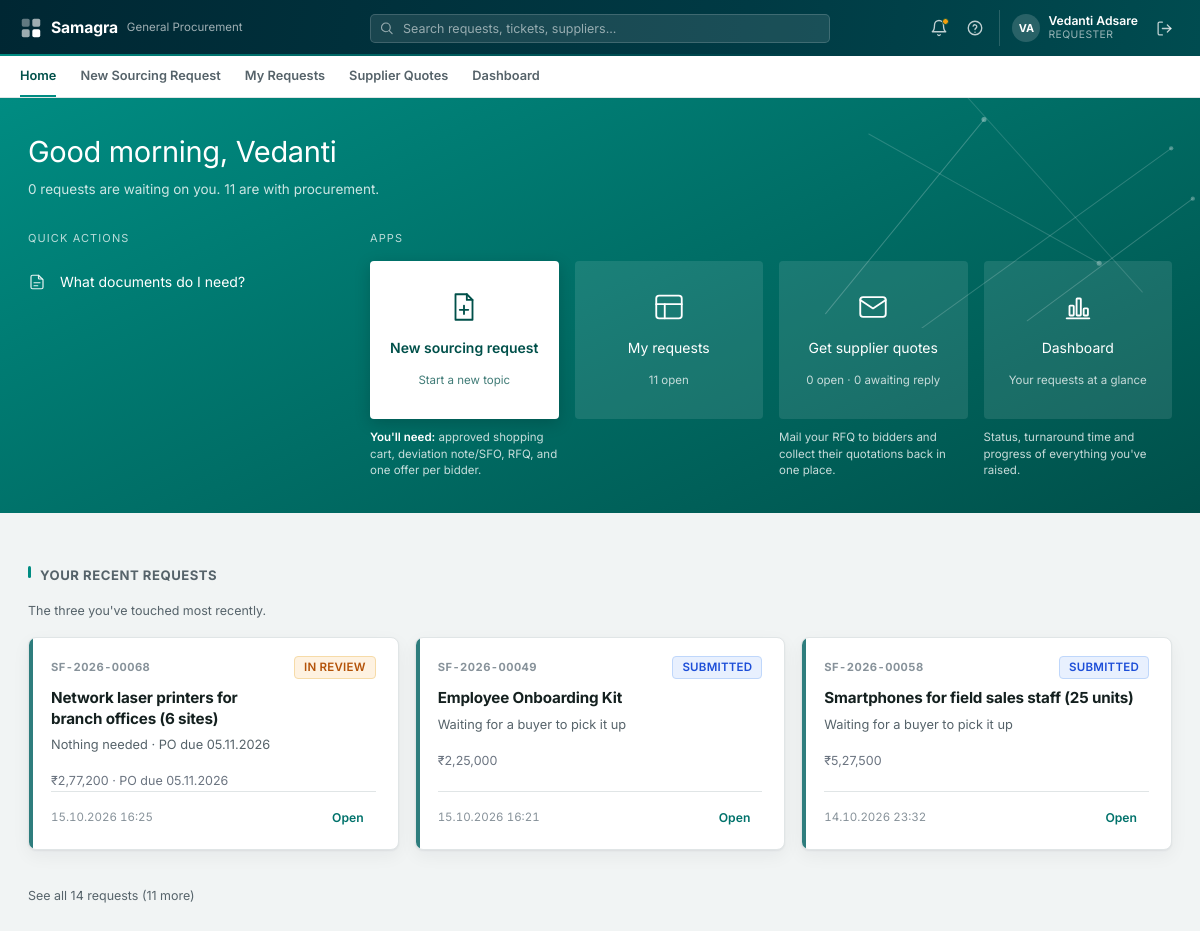
The app's page /home (signed in) with its own data.
### tables this page shows
CREATE TABLE users (
    email           TEXT PRIMARY KEY,
    name            TEXT NOT NULL,
    salt            TEXT NOT NULL,
    password_hash   TEXT NOT NULL,
    created_at      TIMESTAMP NOT NULL
);

CREATE TABLE cases (
    id                          INTEGER PRIMARY KEY AUTOINCREMENT,
    ticket_no                   TEXT UNIQUE,
    sc_number                   TEXT NOT NULL UNIQUE,
    topic_title                 TEXT NOT NULL,
    description                 TEXT,
    requestor_name              TEXT NOT NULL,
    requestor_email             TEXT NOT NULL,
    requestor_contact           TEXT,
    is_on_behalf                INTEGER DEFAULT 0,
    submitted_by_name           TEXT,
    submitted_by_email          TEXT,
    requesting_dept             TEXT NOT NULL,
    requisitioning_bu           TEXT,
    expense_commodity           TEXT,
    delivery_location           TEXT,
    topic_value_inr             REAL NOT NULL,
    currency                    TEXT,
    tax_basis                   TEXT,
    fc_valid_till               DATE,
    date_required_by            DATE,
    submitted_at                TIMESTAMP NOT NULL,
    status                      TEXT NOT NULL,
    assigned_buyer              TEXT,
    final_corrected_docs_date   DATE,
    defined_tat                 INTEGER,
    expected_po_closure         DATE,
    case_folder                 TEXT NOT NULL,
    parse_status                TEXT,
    remarks_for_user            TEXT,
    remarks_for_buyer           TEXT,
    in_scope                    INTEGER DEFAULT 1
, cost_center TEXT, employee_code TEXT, user_id TEXT, sourcing_type TEXT DEFAULT 'Product', fx_rate REAL DEFAULT 1.0, topic_value_foreign REAL, delivery_from_date DATE, delivery_to_date DATE, mrm_conducted TEXT, mrm_reason TEXT, po_number TEXT, delivery_building TEXT, mrm_relevant TEXT, offer_analysis TEXT, offer_analysis_at TIMESTAMP, source TEXT DEFAULT 'portal', external_case_id TEXT, category TEXT, est_value REAL, est_currency TEXT, rfq_deadline DATE, external_status TEXT, sourcing_basis TEXT DEFAULT 'One-time sourcing', value_eur REAL, offer_comparison TEXT, brief TEXT, brief_at TIMESTAMP, brief_key TEXT, market_benchmark TEXT, market_benchmark_at TIMESTAMP, infosec_answers TEXT, infosec_required INTEGER);

CREATE TABLE audit_trail (
    id            INTEGER PRIMARY KEY AUTOINCREMENT,
    case_id       INTEGER NOT NULL REFERENCES cases(id),
    actor         TEXT NOT NULL,
    action        TEXT NOT NULL,
    detail        TEXT,
    created_at    TIMESTAMP NOT NULL
, visibility TEXT DEFAULT 'internal');

### main.py (the view)
@app.get("/home", response_class=HTMLResponse)
async def home(request: Request, user=Depends(require_login)):
    from datetime import datetime
    if user.get("is_admin"):
        return RedirectResponse(url="/dashboard", status_code=303)
    if user["role"] == "buyer":
        from routers.buyer_routes import buyer_home_context
        context = buyer_home_context(user)
        template = "buyer/home.html"
    else:
        from routers.requester_routes import requester_home_context
        context = requester_home_context(user)
        template = "requester/home.html"
    context.update({"user": user, "nav_page": "home", "now_hour": datetime.now().hour})
    return templates.TemplateResponse(request, template, context)

### templates/requester/home.html (shortened to what this page needs)
{% extends "base.html" %}
{% block hero %}
<div class="sf-hero-band sf-home-hero">
    <div class="sf-hero-inner">
        <h1 class="sf-home-greeting">Good {{ "morning" if now_hour < 12 else ("afternoon" if now_hour < 17 else "evening") }}, {{ user.name.split(" ")[0] }}</h1>
        {% if cases_count == 0 %}
        <p class="sf-home-subtitle">Nothing here yet — send your first sourcing topic to Procurement.</p>
        {% else %}
        <p class="sf-home-subtitle">{{ waiting_on_you }} request{{ "s" if waiting_on_you != 1 }} {{ "is" if waiting_on_you == 1 else "are" }} waiting on you. {{ with_procurement }} {{ "is" if with_procurement == 1 else "are" }} with procurement.</p>
        {% endif %}
        <div class="sf-home-cols">
            <div>
                <div class="sf-home-eyebrow">Quick actions</div>
                <div class="sf-home-quick">
                    <a href="mailto:procurement.intake.demo@outlook.com?subject=What documents do I need?">
                        What documents do I need?
                    </a>
                </div>
            </div>
            <div>
                <div class="sf-home-eyebrow">Apps</div>
                <div class="sf-home-tiles">
                    <div class="sf-home-tilecol">
                        <a class="sf-home-tile sf-home-tile--primary" href="/requests/new">
                            <svg width="34" height="34" viewBox="0 0 24 24" fill="none" stroke="currentColor" stroke-width="1.3" stroke-linecap="round" stroke-linejoin="round"><path d="M6 3h8l4 4v14H6z"></path><path d="M14 3v4h4"></path><path d="M12 11v6M9 14h6"></path></svg>
                            <span class="sf-home-tile__title">New sourcing request</span>
                            <span class="sf-home-tile__sub">Start a new topic</span>
                        </a>
                        <div class="sf-home-tilehint"><b>You'll need:</b> approved shopping cart, deviation note/SFO, RFQ, and one offer per bidder.</div>
                    </div>
                    <div class="sf-home-tilecol">
                        <a class="sf-home-tile" href="/requests">
                            <svg width="34" height="34" viewBox="0 0 24 24" fill="none" stroke="#fff" stroke-width="1.3" stroke-linecap="round" stroke-linejoin="round"><rect x="3" y="4" width="18" height="16" rx="2"></rect><line x1="3" y1="10" x2="21" y2="10"></line><line x1="9" y1="10" x2="9" y2="20"></line></svg>
                            <span class="sf-home-tile__title">My requests</span>
                            <span class="sf-home-tile__sub">{{ open_count }} open</span>
                        </a>
                    </div>
                    <div class="sf-home-tilecol">
                        <a class="sf-home-tile" href="/supplier-rfq">
                            <svg width="34" height="34" viewBox="0 0 24 24" fill="none" stroke="#fff" stroke-width="1.3" stroke-linecap="round" stroke-linejoin="round"><path d="M3 7l9 6 9-6"></path><rect x="3" y="5" width="18" height="14" rx="2"></rect></svg>
                            <span class="sf-home-tile__title">Get supplier quotes</span>
                            <span class="sf-home-tile__sub">{{ open_rfq_count }} open · {{ rfq_awaiting }} awaiting reply</span>
                        </a>
                        <div class="sf-home-tilehint">Mail your RFQ to bidders and collect their quotations back in one place.</div>
                    </div>
                    <div class="sf-home-tilecol">
                        <a class="sf-home-tile" href="/dashboard">
                            <span class="sf-home-tile__title">Dashboard</span>
                            <span class="sf-home-tile__sub">Your requests at a glance</span>
                        </a>
                        <div class="sf-home-tilehint">Status, turnaround time and progress of everything you've raised.</div>
                    </div>
                </div>
            </div>
        </div>
    </div>
</div>
{% endblock %}
{% block content %}
{% if cases_count > 0 %}
{% if recent_requests %}
<h2 class="sf-section-header" style="margin-top:32px;">Your recent requests</h2>
<p class="sf-caption" style="margin:-6px 0 16px;">The three you've touched most recently.</p>
<div class="sf-home-attn__row">
    {% for c in recent_requests %}
    <div class="sf-card sf-home-attn-card sf-home-attn-card--{{ 'done' if c.closed_on else ('waiting' if c.status == 'ENQUIRED' else 'calm') }}"
         data-href="/requests/{{ c.id }}" tabindex="0">
        <div class="sf-home-attn-card__top">
            <span class="sf-home-attn-card__ref">{{ c.ticket_no }}</span>
            {{ c.status | status_chip }}
        </div>
        <h3>{{ c.topic_title }}</h3>
        <p>{{ c.next_step }}</p>
        <div class="sf-home-card__meta">
            {{ c | money }}{% if c.closed_on %} · PO released {{ c.closed_on | date }}{% elif c.expected_po_closure %} · PO due {{ c.expected_po_closure | date }}{% endif %}
        </div>
        <div class="sf-home-attn-card__foot">
            <span class="sf-home-attn-card__when">{{ c.updated_at | timestamp }}</span>
            <a href="/requests/{{ c.id }}" class="sf-btn sf-btn--ghost sf-btn--sm">Open</a>
        </div>
    </div>
    {% endfor %}
</div>
{% endif %}
<a href="/requests" class="sf-caption" style="display:inline-block;margin-top:20px;">
    {% if more_requests %}See all {{ cases_count }} requests ({{ more_requests }} more){% else %}Show all my requests{% endif %}
</a>
{% endif %}
{% endblock %}

### templates/base.html (shortened to what this page needs)
<!doctype html>
<html lang="en">
<head>
    <link rel="stylesheet" href="{{ asset_url('/static/css/base.css') }}">
    <link rel="stylesheet" href="{{ asset_url('/static/css/header.css') }}">
    <link rel="stylesheet" href="{{ asset_url('/static/css/forms.css') }}">
    <link rel="stylesheet" href="{{ asset_url('/static/css/queue.css') }}">
    <link rel="stylesheet" href="{{ asset_url('/static/css/login.css') }}">
    <link rel="stylesheet" href="{{ asset_url('/static/css/detail-hero.css') }}">
    <link rel="stylesheet" href="{{ asset_url('/static/css/new-request-form.css') }}">
    <link rel="stylesheet" href="{{ asset_url('/static/css/requester-home.css') }}">
    <link rel="stylesheet" href="{{ asset_url('/static/css/login-split.css') }}">
    <link rel="stylesheet" href="{{ asset_url('/static/css/confirm-success.css') }}">
    <link rel="stylesheet" href="{{ asset_url('/static/css/my-requests.css') }}">
    <link rel="stylesheet" href="{{ asset_url('/static/css/buyer-queue-list.css') }}">
    <link rel="stylesheet" href="{{ asset_url('/static/css/case-status.css') }}">
</head>
<body class="{% block body_class %}{% endblock %}">
{% import "_macros/icons.html" as ic %}
{% import "_macros/notification_panel.html" as np %}
{% if user %}
<div class="sf-shell-header">
    <div class="sf-shell-header__row">
        <a class="sf-shell-brand" href="/home" title="Home">
            <span class="sf-shell-brand__name">Samagra</span>
            <span class="sf-shell-brand__dept">General Procurement</span>
        </a>
        {% if not user.is_admin %}
        <form class="sf-shell-search" method="get" action="{{ '/queue' if user.role == 'buyer' else '/requests' }}">
            <input type="text" name="q" placeholder="Search requests, tickets, suppliers..." value="{{ request.query_params.get('q', '') }}">
        </form>
        {% else %}
        <div class="sf-shell-search" style="visibility:hidden;"></div>
        {% endif %}
        <div class="sf-shell-actions">
            {{ np.render(notifications) }}
            <a class="sf-shell-icon-btn" href="mailto:procurement.intake.demo@outlook.com" title="Help &amp; support">{{ ic.icon("help-circle", 18) }}</a>
            <div class="sf-shell-user">
                <span class="sf-avatar">{{ user.name | initials }}</span>
                <div class="sf-shell-user__meta">
                    <span class="sf-shell-user__name">{{ user.name }}</span>
                    <span class="sf-shell-user__role">{{ "Procurement head" if user.is_admin else ("Buyer (GP)" if user.role == "buyer" else "Requester") }}</span>
                </div>
            </div>
            <form class="sf-logout-form" method="post" action="/logout">
                <button type="submit" class="sf-shell-icon-btn" title="Log out">{{ ic.icon("log-out", 17) }}</button>
            </form>
        </div>
    </div>
</div>
{% if not hide_nav_tabs %}
<div class="sf-shell-subnav">
    <div class="sf-shell-subnav__row">
        {% if user.role == "requester" %}
        <a class="sf-shell-subnav__link {{ 'active' if nav_page == 'home' else '' }}" href="/home">Home</a>
        <a class="sf-shell-subnav__link {{ 'active' if nav_page == 'new_request' else '' }}" href="/requests/new">New Sourcing Request</a>
        <a class="sf-shell-subnav__link {{ 'active' if nav_page == 'my_requests' else '' }}" href="/requests">My Requests</a>
        <a class="sf-shell-subnav__link {{ 'active' if nav_page == 'supplier_rfq' else '' }}" href="/supplier-rfq">Supplier Quotes</a>
        <a class="sf-shell-subnav__link {{ 'active' if nav_page == 'dashboard' else '' }}" href="/dashboard">Dashboard</a>
        {% endif %}
    </div>
</div>
{% endif %}
{% endif %}
{% block hero %}{% endblock %}
<main class="sf-content {% block content_width %}{% endblock %}">
    {% block content %}{% endblock %}
</main>
</body>
</html>

### static/css/base.css (style rules this page uses)
:root { --sf-teal: #008C82; --sf-teal-deep: #00504A; --sf-teal-ink: #00726B; --sf-teal-wash: #EAF4F3; --sf-primary: var(--sf-teal-deep); --sf-primary-hover: #003B37; --sf-shell-bg: #002733; --sf-accent: var(--sf-teal-ink); --sf-accent-hover: var(--sf-teal-deep); --sf-bg: #F1F4F4; --sf-surface: #FFFFFF; --sf-surface-alt: #F6F8F8; --sf-border: #E0E5E6; --sf-border-strong: #C3CBCC; --sf-text: #14201F; --sf-text-muted: #56636A; --sf-text-faint: #87929A; --sf-danger: #B42318; --sf-danger-bg: #FBEAEA; --sf-warning: #B45309; --sf-warning-bg: #FEF2E1; --sf-success: #15803D; --sf-success-bg: #E5F5EA; --sf-info: #1D4ED8; --sf-info-bg: #E8F0FE; --sf-radius: 5px; --sf-radius-lg: 8px; --sf-shadow-sm: 0 1px 2px rgba(0, 39, 51, .05); --sf-shadow: 0 1px 2px rgba(0, 39, 51, .05), 0 4px 14px rgba(0, 39, 51, .05); --sf-shadow-lg: 0 12px 34px rgba(0, 39, 51, .14); --sf-shell-header-h: 56px; --sf-shell-nav-h: 42px; --sf-font: "Inter", "Segoe UI", system-ui, -apple-system, Roboto, Helvetica, Arial, sans-serif; }
* { box-sizing: border-box; }
html, body { margin: 0; padding: 0; }
body { background: var(--sf-bg); color: var(--sf-text); font-family: var(--sf-font); font-size: 13.5px; line-height: 1.55; -webkit-font-smoothing: antialiased; -moz-osx-font-smoothing: grayscale; font-feature-settings: "cv05" 1, "cv11" 1; }
h1, h2, h3 { text-wrap: balance; letter-spacing: -0.011em; }
a { color: var(--sf-accent); text-decoration: none; transition: color .12s ease; }
.sf-content { max-width: 1320px; margin: 0 auto; padding: 20px 28px 48px; }
.sf-card { background: var(--sf-surface); border: 1px solid var(--sf-border); border-radius: var(--sf-radius-lg); box-shadow: var(--sf-shadow-sm); padding: 18px 22px; margin-bottom: 16px; }
.sf-section-header { position: relative; font-size: 0.82rem; font-weight: 700; letter-spacing: 0.04em; text-transform: uppercase; color: var(--sf-text-muted); padding: 0 0 8px 12px; margin: 26px 0 14px; }
.sf-section-header::before { content: ""; position: absolute; left: 0; top: 1px; width: 3px; height: 12px; border-radius: 2px; background: var(--sf-teal); }
.sf-section-header:first-child { margin-top: 0; }
.sf-btn { display: inline-flex; align-items: center; justify-content: center; gap: 6px; border: 1px solid transparent; border-radius: var(--sf-radius); padding: 8px 16px; font-size: 0.82rem; font-weight: 600; cursor: pointer; text-decoration: none; line-height: 1.3; font-family: inherit; white-space: nowrap; transition: background-color .14s ease, border-color .14s ease, box-shadow .14s ease, transform .08s ease; }
.sf-btn--ghost { background: transparent; color: var(--sf-accent); padding: 7px 10px; }
.sf-btn--sm { padding: 5px 11px; font-size: 0.76rem; }
.sf-caption { font-size: 0.78rem; color: var(--sf-text-muted); }
.sf-avatar { display: inline-flex; align-items: center; justify-content: center; width: 28px; height: 28px; border-radius: 50%; background: rgba(255, 255, 255, 0.16); color: #fff; font-weight: 700; font-size: 0.68rem; flex-shrink: 0; }

### static/css/detail-hero.css (style rules this page uses)
:root { --sf-hero-teal: #008C82; --sf-hero-teal-deep: #00504A; --sf-oracle-red: #C74634; --sf-card-shadow: 0 1px 2px rgba(15, 23, 42, .06), 0 6px 18px rgba(15, 23, 42, .05); }
.sf-hero-band { position: relative; min-height: 160px; display: flex; flex-direction: column; justify-content: center; background: linear-gradient(155deg, var(--sf-hero-teal) 0%, var(--sf-hero-teal-deep) 100%); color: #fff; padding: 16px 28px; }
.sf-hero-band::before { content: ""; position: absolute; inset: 0; background-repeat: no-repeat; background-position: right top; background-size: 720px auto; pointer-events: none; }
.sf-hero-inner { position: relative; z-index: 1; max-width: 1320px; margin: 0 auto; width: 100%; }
.sf-card { box-shadow: var(--sf-card-shadow); }

### records on screen
users: name|initials "VA", name "Vedanti Adsare", name "Vedanti"
cases: ticket_no "SF-2026-00068", status|status_chip "IN REVIEW", topic_title "Network laser printers for branch offices (6 sites)", next_step "Nothing needed · PO due 05.11.2026", c "₹2,77,200", expected_po_closure "05.11.2026", updated_at "15.10.2026 16:25"
cases: ticket_no "SF-2026-00049", status|status_chip "SUBMITTED", topic_title "Employee Onboarding Kit", next_step "Waiting for a buyer to pick it up", c "₹2,25,000", updated_at "15.10.2026 16:21"
cases: ticket_no "SF-2026-00058", status|status_chip "SUBMITTED", topic_title "Smartphones for field sales staff (25 units)", next_step "Waiting for a buyer to pick it up", c "₹5,27,500", updated_at "14.10.2026 23:32"

### other values on screen
{{ waiting_on_you }} "0"
{{ "s" if waiting_on_you != 1 }} "s"
{{ "is" if waiting_on_you == 1 else "are" }} "are"
{{ with_procurement }} "11"
{{ "is" if with_procurement == 1 else "are" }} "are"
{{ open_count }} "11"
{{ open_rfq_count }} "0"
{{ rfq_awaiting }} "0"
{{ cases_count }} "14"
{{ more_requests }} "11"
